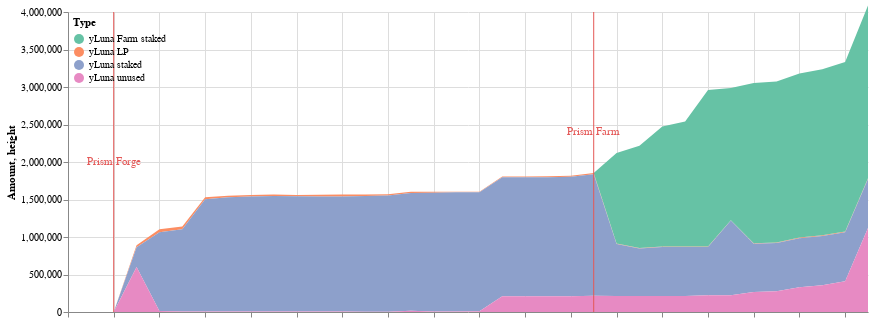

Source (notebook cell):
### Markdown cell above
## All deltas

### Code cell
all_deltas = ydp.asset_used.append(ydp.asset_unused)
all_deltas = ydp.fill_date_gaps(all_deltas, ['2022-02-11','2022-02-12','2022-02-13'])
c1 = cp.get_yluna_time_area_chart(all_deltas, 
               alt.Scale(scheme='set2'),
               min_date = all_deltas.Time.min(),
               max_date = all_deltas.Time.max(),
               top_padding = 1500000
        )

c2 = alt.Chart(ydp.dates_to_mark).mark_rule(color='#e45756').encode(
    x=alt.X('date'+':T',axis=alt.Axis(labels=False,title=''))
)

c3 = alt.Chart(ydp.dates_to_mark).mark_text(
    color='#e45756',
    angle=0
).encode(
    x=alt.X('text_date'+':T',axis=alt.Axis(labels=False,title='')),
    y='height',
    text='text'
)

(c1 + c2 + c3).properties(width=800).configure_view(strokeOpacity=0)

### Figure 1 — Vega-Lite specification as saved in the notebook (floating-point values rounded to 4 significant figures; data arrays with more than 128 entries replaced by an {"elided": "..."} marker saying what was removed)
{"config": {"view": {"continuousWidth": 400, "continuousHeight": 300, "strokeOpacity": 0}}, "layer": [{"data": {"name": "data-1cfaf0b02a6c6198c671fd1e0775117f"}, "mark": "area", "encoding": {"color": {"field": "Type", "legend": {"direction": "vertical", "legendY": 0, "orient": "none", "padding": 5}, "scale": {"scheme": "set2"}, "type": "nominal"}, "tooltip": [{"field": "Time", "format": "%Y-%m-%d", "type": "temporal"}, {"field": "Type", "type": "nominal"}, {"field": "Amount (millions)", "type": "nominal"}], "x": {"field": "Time", "scale": {"domain": ["2022-02-11", "2022-03-18"]}, "type": "temporal"}, "y": {"field": "Amount", "scale": {"domain": [0, 3801000.0]}, "type": "quantitative"}}}, {"data": {"name": "data-bf69e67827aa5ed7d9d532afa84e7b5c"}, "mark": {"type": "rule", "color": "#e45756"}, "encoding": {"x": {"axis": {"labels": false, "title": ""}, "field": "date", "type": "temporal"}}}, {"data": {"name": "data-bf69e67827aa5ed7d9d532afa84e7b5c"}, "mark": {"type": "text", "angle": 0, "color": "#e45756"}, "encoding": {"text": {"field": "text", "type": "nominal"}, "x": {"axis": {"labels": false, "title": ""}, "field": "text_date", "type": "temporal"}, "y": {"field": "height", "type": "quantitative"}}}], "width": 800, "$schema": "https://vega.github.io/schema/vega-lite/v4.17.0.json", "datasets": {"data-1cfaf0b02a6c6198c671fd1e0775117f": {"elided": "144 records"}, "data-bf69e67827aa5ed7d9d532afa84e7b5c": [{"text_date": "2022-02-13", "date": "2022-02-13", "height": 2000000, "text": "Prism Forge"}, {"text_date": "2022-03-06", "date": "2022-03-06", "height": 2400000, "text": "Prism Farm"}]}}
